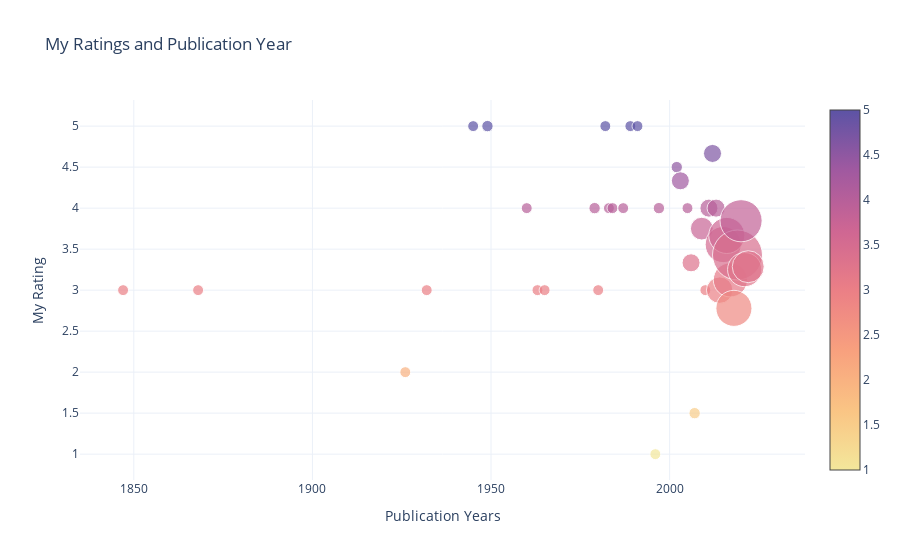

The code cell stored with this chart in its notebook:
### Markdown cell above
# vizualising publication year

### Code cell
from apps.viz import viz_pub_year
fig = viz_pub_year(myreads)
fig.show()

### Figure 1 — Plotly figure (JSON) as saved in the notebook; plotly's stock layout.template omitted (floating-point values rounded to 4 significant figures)
{"data": [{"hoverinfo": "text", "marker": {"color": [3, 3, 2, 3, 5, 5, 4, 3, 3, 4, 3, 5, 4, 4, 4, 5, 5, 1, 4, 4.5, 4.333, 4, 3.333, 1.5, 3.75, 3, 4, 4.667, 4, 3, 3.556, 3.667, 3.125, 2.778, 3.429, 3.846, 3.25, 3.286], "colorscale": [[0, "rgb(243, 231, 155)"], [0.1667, "rgb(250, 196, 132)"], [0.3333, "rgb(248, 160, 126)"], [0.5, "rgb(235, 127, 134)"], [0.6667, "rgb(206, 102, 147)"], [0.8333, "rgb(160, 89, 160)"], [1, "rgb(92, 83, 165)"]], "showscale": true, "size": [1, 1, 1, 1, 1, 1.04, 1, 1, 1, 1.04, 1, 1, 1, 1, 1, 1, 1, 1, 1.04, 1.04, 1.648, 1, 1.648, 1.04, 2.079, 1, 1.648, 1.648, 1.648, 2.414, 3.296, 3.296, 3.119, 3.296, 4.567, 3.847, 3.119, 2.919], "sizemode": "diameter", "sizeref": 0.09134}, "mode": "markers", "text": ["<span style='font-size: 16px;'>1847</span><br>Jane Eyre - Rating: 3<br>", "<span style='font-size: 16px;'>1868</span><br>Little Women - Rating: 3<br>", "<span style='font-size: 16px;'>1926</span><br>Fiesta: The Sun Also Rises - Rating: 2<br>", "<span style='font-size: 16px;'>1932</span><br>Brave New World - Rating: 3<br>", "<span style='font-size: 16px;'>1945</span><br>Animal Farm - Rating: 5<br>", "<span style='font-size: 16px;'>1949</span><br>Animal Farm / 1984 - Rating: 5<br>1984 - Rating: 5<br>", "<span style='font-size: 16px;'>1960</span><br>To Kill a Mockingbird - Rating: 4<br>", "<span style='font-size: 16px;'>1963</span><br>The Bell Jar - Rating: 3<br>", "<span style='font-size: 16px;'>1965</span><br>In Cold Blood - Rating: 3<br>", "<span style='font-size: 16px;'>1979</span><br>Kindred - Rating: 5<br>The Hitchhiker's Guide to the Galaxy (The Hitchhiker's Guide to the Galaxy, #1) - Rating: 3<br>", "<span style='font-size: 16px;'>1980</span><br>The Clan of the Cave Bear (Earth's Children, #1) - Rating: 3<br>", "<span style='font-size: 16px;'>1982</span><br>The House of the Spirits - Rating: 5<br>", "<span style='font-size: 16px;'>1983</span><br>The Life and Loves of a She Devil - Rating: 4<br>", "<span style='font-size: 16px;'>1984</span><br>The House on Mango Street - Rating: 4<br>", "<span style='font-size: 16px;'>1987</span><br>Eva Luna - Rating: 4<br>", "<span style='font-size: 16px;'>1989</span><br>Mengele Zoo (Mino-series #1) - Rating: 5<br>", "<span style='font-size: 16px;'>1991</span><br>Wild Swans: Three Daughters of China - Rating: 5<br>", "<span style='font-size: 16px;'>1996</span><br>Neverwhere (London Below, #1) - Rating: 1<br>", "<span style='font-size: 16px;'>1997</span><br>Memoirs of a Geisha - Rating: 4<br>The Four Agreements: A Practical Guide to Personal Freedom (A Toltec Wisdom Book) - Rating: 4<br>", "<span style='font-size: 16px;'>2002</span><br>Kafka on the Shore - Rating: 5<br>Everything is Illuminated - Rating: 4<br>", "<span style='font-size: 16px;'>2003</span><br>The Kite Runner - Rating: 4<br>Shantaram - Rating: 5<br>Monkey Hunting: A Novel (Ballantine Reader's Circle) - Rating: 4<br>", "<span style='font-size: 16px;'>2005</span><br>A Short History of Tractors in Ukrainian - Rating: 4<br>", "<span style='font-size: 16px;'>2006</span><br>Half of a Yellow Sun - Rating: 2<br>The Boy in the Striped Pajamas - Rating: 4<br>The Book Thief - Rating: 4<br>", "<span style='font-size: 16px;'>2007</span><br>The Vegetarian - Rating: 3<br>A Thousand Splendid Suns - Rating: 0<br>", "<span style='font-size: 16px;'>2009</span><br>1Q84 (1Q84, #2) - Rating: 5<br>1Q84 Book 1 (1Q84, #1) - Rating: 5<br>Island Beneath the Sea - Rating: 5<br>The Help - Rating: 0<br>", "<span style='font-size: 16px;'>2010</span><br>1Q84 (1Q84, #3) - Rating: 3<br>", "<span style='font-size: 16px;'>2011</span><br>Sapiens: A Brief History of Humankind - Rating: 4<br>The Little Coffee Shop of Kabul - Rating: 3<br>My Brilliant Friend (The Neapolitan Novels, #1) - Rating: 5<br>", "<span style='font-size: 16px;'>2012</span><br>The Story of a New Name (The Neapolitan Novels, #2) - Rating: 4<br>Shadow and Bone (The Grisha, #1) - Rating: 5<br>The Travelling Cat Chronicles - Rating: 5<br>", "<span style='font-size: 16px;'>2013</span><br>The Story of My Teeth - Rating: 4<br>Those Who Leave and Those Who Stay (The Neapolitan Novels, #3) - Rating: 4<br>Siege and Storm (Grisha Verse, #2) - Rating: 4<br>", "<span style='font-size: 16px;'>2014</span><br>The Story of the Lost Child (The Neapolitan Novels, #4) - Rating: 3<br>Elizabeth is Missing - Rating: 3<br>Ruin and Rising (Shadow and Bone, #3) - Rating: 4<br>We Were Liars - Rating: 2<br>All the Light We Cannot See - Rating: 3<br>", "<span style='font-size: 16px;'>2015</span><br>A Court of Thorns and Roses (A Court of Thorns and Roses, #1) - Rating: 4<br>There's No Such Thing as an Easy Job - Rating: 5<br>Homo Deus: A History of Tomorrow - Rating: 4<br>The Accidental Alchemist (An Accidental Alchemist Mystery, #1) - Rating: 5<br>The Japanese Lover - Rating: 3<br>A Little Life - Rating: 1<br>A Manual for Cleaning Women: Selected Stories - Rating: 0<br>Before the Coffee Gets Cold - Rating: 5<br>The Sympathizer - Rating: 5<br>", "<span style='font-size: 16px;'>2016</span><br>Beartown (Beartown, #1) - Rating: 4<br>Convenience Store Woman - Rating: 5<br>A Court of Mist and Fury (A Court of Thorns and Roses, #2) - Rating: 3<br>One True Loves - Rating: 1<br>Homegoing - Rating: 5<br>Behold the Dreamers: An Oprah’s Book Club pick - Rating: 4<br>The Masquerading Magician (An Accidental Alchemist Mystery, #2) - Rating: 4<br>A Gentleman in Moscow - Rating: 4<br>It Ends with Us (It Ends with Us, #1) - Rating: 3<br>", "<span style='font-size: 16px;'>2017</span><br>The Seven Husbands of Evelyn Hugo - Rating: 5<br>The Elusive Elixir (An Accidental Alchemist Mystery, #3) - Rating: 0<br>Dødevaskeren - Rating: 4<br>Tante Ulrikkes vei - Rating: 0<br>The Good Earth (Graphic Adaptation) - Rating: 4<br>Conversations with Friends - Rating: 4<br>Less - Rating: 3<br>Pachinko - Rating: 5<br>", "<span style='font-size: 16px;'>2018</span><br>My Sister, the Serial Killer - Rating: 4<br>Fresh Water for Flowers - Rating: 3<br>Verity - Rating: 3<br>Normal People - Rating: 2<br>My Year of Rest and Relaxation - Rating: 1<br>Where the Crawdads Sing - Rating: 3<br>Nullpunkt (Alexander Blix & Emma Ramm, #1) - Rating: 4<br>Dear Mrs. Bird (The Emmy Lake Chronicles, #1) - Rating: 0<br>Educated - Rating: 5<br>", "<span style='font-size: 16px;'>2019</span><br>Daisy Jones & The Six - Rating: 5<br>Daisy Jones & The Six - Rating: 5<br>Terapeuten - Rating: 0<br>A Matter of Death and Life - Rating: 2<br>Anxious People - Rating: 5<br>Such a Fun Age - Rating: 4<br>Røykteppe (Alexander Blix & Emma Ramm, #2) - Rating: 4<br>The Lying Life of Adults - Rating: 3<br>The Dutch House - Rating: 3<br>The Alchemist's Illusion (An Accidental Alchemist Mystery #4) - Rating: 0<br>Skyggedanseren - Rating: 4<br>The Art of Statistics: How to Learn from Data - Rating: 5<br>A Long Petal of the Sea - Rating: 5<br>Daisy Jones & The Six - Rating: 4<br>Daisy Jones & The Six - Rating: 4<br>The Unhoneymooners - Rating: 3<br>The Flatshare (The Flatshare, #1) - Rating: 2<br>The Beekeeper of Aleppo - Rating: 3<br>Dominicana - Rating: 3<br>...", "<span style='font-size: 16px;'>2020</span><br>The Cat and The City - Rating: 4<br>Ghosts - Rating: 3<br>The Glass Hotel - Rating: 4<br>Hamnet - Rating: 3<br>The Thursday Murder Club (Thursday Murder Club, #1) - Rating: 4<br>How Much of These Hills Is Gold - Rating: 2<br>Piranesi - Rating: 5<br>Transcendent Kingdom - Rating: 4<br>The Midnight Library - Rating: 4<br>The Mountains Sing - Rating: 5<br>The Vanishing Half - Rating: 4<br>The Final Game (MCM Investigations #1) - Rating: 4<br>The Switch - Rating: 4<br>", "<span style='font-size: 16px;'>2021</span><br>Stargate - en julefortelling - Rating: 0<br>The Couple at No. 9 - Rating: 4<br>The Man Who Died Twice (Thursday Murder Club, #2) - Rating: 3<br>Malibu Rising - Rating: 4<br>How to Kill Your Family - Rating: 5<br>We Are All Birds of Uganda - Rating: 4<br>Small Pleasures - Rating: 3<br>Klara and the Sun - Rating: 3<br>", "<span style='font-size: 16px;'>2022</span><br>Lessons in Chemistry - Rating: 2<br>Tomorrow, and Tomorrow, and Tomorrow - Rating: 3<br>I’m Glad My Mom Died - Rating: 4<br>Why Has Nobody Told Me This Before? - Rating: 4<br>Violeta - Rating: 4<br>One Last Secret - Rating: 2<br>The Maid - Rating: 4<br>"], "type": "scatter", "x": [1847, 1868, 1926, 1932, 1945, 1949, 1960, 1963, 1965, 1979, 1980, 1982, 1983, 1984, 1987, 1989, 1991, 1996, 1997, 2002, 2003, 2005, 2006, 2007, 2009, 2010, 2011, 2012, 2013, 2014, 2015, 2016, 2017, 2018, 2019, 2020, 2021, 2022], "y": [3, 3, 2, 3, 5, 5, 4, 3, 3, 4, 3, 5, 4, 4, 4, 5, 5, 1, 4, 4.5, 4.333, 4, 3.333, 1.5, 3.75, 3, 4, 4.667, 4, 3, 3.556, 3.667, 3.125, 2.778, 3.429, 3.846, 3.25, 3.286]}], "layout": {"showlegend": false, "title": {"text": "My Ratings and Publication Year"}, "xaxis": {"title": {"text": "Publication Years"}}, "yaxis": {"title": {"text": "My Rating"}}}}
